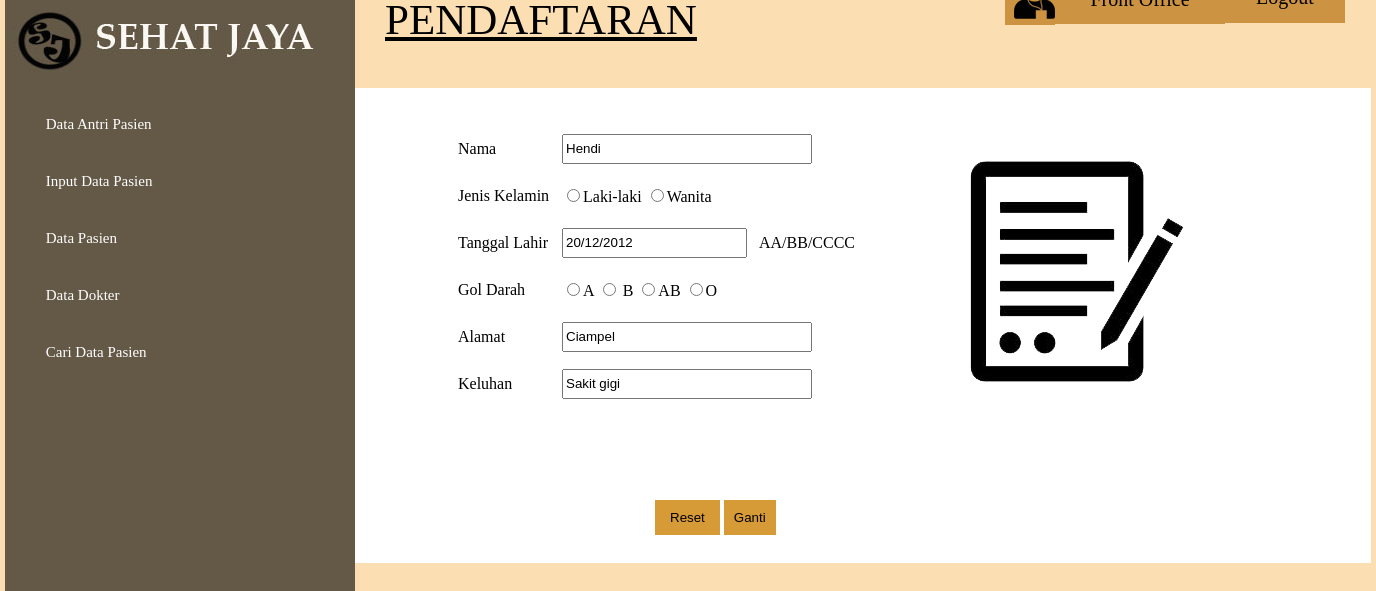
Page /front-office/update_data.php?edit=6 (signed in) on the committed database.
### tables this page shows
CREATE TABLE IF NOT EXISTS `pasien` (
  `id_num` int(10) NOT NULL AUTO_INCREMENT,
  `nama` varchar(30) NOT NULL,
  `jenis_kelamin` varchar(30) NOT NULL,
  `tanggal_lahir` varchar(30) NOT NULL,
  `gol_darah` varchar(30) NOT NULL,
  `alamat` varchar(30) NOT NULL,
  `keluhan` varchar(30) NOT NULL,
  PRIMARY KEY (`nama`),
  UNIQUE KEY `id_num` (`id_num`)
);

### front-office/update_data.php (the view, shortened to what this page needs)
<html>
<head>
</head>
<link rel="stylesheet" type="text/css" href="style.css">
<body bgcolor="#fbdeb1">
<?php
if(isset($_GET['edit'])){
    $edit=$_GET['edit'];
	$id=$edit;
}
?>
<div id="wrapper">
<div id="logo"></div>
<div id="sidebar">
	<?php
	  include("menu.php");
	?>
<div class="kepala"><u>PENDAFTARAN</u></div>
<div id="foto">
<div id="foto2"></div></div>
<a href="home-office.php"><div id="namauser"><center>Front Office<center> </div></a>
<a href="../index.php"><div id="logout"><center>Logout</center></a></div>
<div id="pendaftaran">
<form method="POST">
<?php
$all=mysql_query("select * from pasien where id_num='".$id."' ");
$log=mysql_fetch_array($all);
?>
<br>
<br>
<table class="form" border="0">
                <tr>
				<td width="100" height ="45">Nama </td>
				<td  width="300" height="45" ><input class="td" type="text"  name="nama" value="<?php echo "".$log['nama'].""; ?>"  required></td>
				</tr>
				<tr>
				<td width="100" height ="45">Jenis Kelamin</td>
				<td width="300" height="45"><input type="radio" name="jenis_kelamin" value="Laki - laki" required>Laki-laki
				 <input type="radio" name="jenis_kelamin" value="wanita" required>Wanita</td>
				</tr>
				<td width="100" height="45">Tanggal Lahir</td>
				<td width="300" height="45"><input class="td2" type="text" name="tanggal_lahir" value="<?php echo "".$log['tanggal_lahir'].""?>"required>&nbsp;&nbsp;&nbsp;AA/BB/CCCC</td>
				<tr>
				<td width="100" height ="45">Gol Darah</td>
				<td width="100" height ="45"><input type="radio" name="gol_darah" value="A" required>A
				<input type="radio" name="gol_darah" value="B" required> B
				<input type="radio" name="gol_darah" value="AB" required>AB
				<input type="radio" name="gol_darah" value="AB" required>O</td>
                </tr>
				<tr>
				<td width="100" height ="45">Alamat</td>
				<td width="300" height ="45"><input class="td" type="text" name="alamat" value="<?php echo "".$log['alamat'].""?>" required></td>
				</tr>
				<tr>
				<td width="100" height ="45">Keluhan</td>
				<td width="100" height ="45"><input class="td" type="text" name="keluhan" value="<?php echo"".$log['keluhan'].""?>" required>
		      </select></td>
				</tr>
				</table>
				<input type="reset" id="hapus" value="Reset">
<input type="submit" name="update" id="simpan" value="Ganti">
</form>
<div id="gambardaftar"><img src="../img/daftar.png"></img></div>
</div>
</body>
</html>

### front-office/style.css (style rules this page uses)
a { color:black; text-decoration:none; }
body { margin:0; }
#wrapper { width:1366px; height:100%; margin:auto; }
#logo { width:350; height:80; background-image:url(../img/logo3.jpg); margin-top:-664; }
.kepala { width:600; height:60; background-color:; margin-top:-402; margin-left:380; font:43px rockwell; }
#foto { width:50; height:50; background-image:url(../img/gboffice.png); background-color:#cc9342; margin-left:1000; margin-top:-80; }
#namauser { width:170; background-color:#cc9342; margin-top:-50; margin-left:1050; font:15pt rockwell; padding-top:13; padding-bottom:13; border:black; }
#logout { width:120; background-color:#cc9342; padding-top:14.5; padding-bottom:14.5; margin-top:-53; margin-left:1220; font:15pt rockwell; }
#pendaftaran { width:1016; height:475; background-color:white ; margin-left:350; margin-top:65; }
#gambardaftar { width:300; height:300; background-color:none; margin-top:-430; margin-left:560; position:absolute; }
#hapus { padding-left:15; padding-right:15; padding-top:10; padding-bottom:10; background-color:#d69a37; border:transparent; margin-left:300; margin-top:-100; }
#simpan { padding-left:10; padding-right:10; padding-top:10; padding-bottom:10; background-color:#d69a37; border:transparent; margin-top:-100; }

### front-office/update_data.php (style rules this page uses)
.form { margin-left:100; margin-bottom:100; font-family:constantia; font-size:12pt; }
.td { width:250; height:30; font-size:10pt; }
.td2 { height:30; font-size:10pt; }

### rows in the picture
pasien: nama "Hendi", tanggal_lahir "20/12/2012", alamat "Ciampel", keluhan "Sakit gigi"
